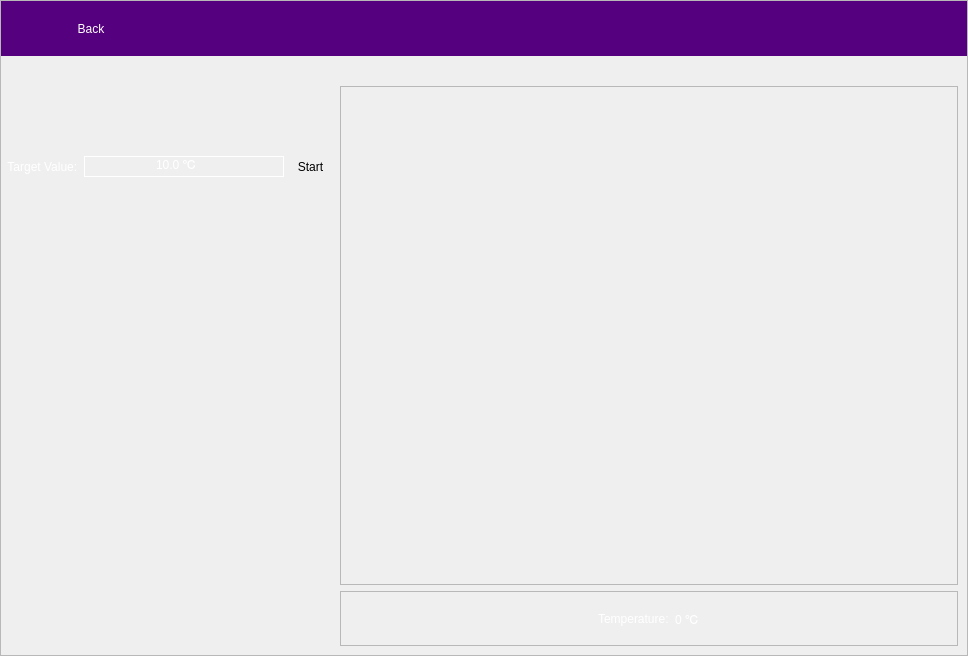
<?xml version="1.0" encoding="UTF-8"?>
<ui version="4.0">
 <class>TemperatureWindow</class>
 <widget class="QFrame" name="TemperatureWindow">
  <property name="geometry">
   <rect>
    <x>0</x>
    <y>0</y>
    <width>968</width>
    <height>656</height>
   </rect>
  </property>
  <property name="windowTitle">
   <string>Frame</string>
  </property>
  <property name="frameShape">
   <enum>QFrame::StyledPanel</enum>
  </property>
  <property name="frameShadow">
   <enum>QFrame::Raised</enum>
  </property>
  <layout class="QVBoxLayout" name="verticalLayout_2" stretch="0,1">
   <property name="spacing">
    <number>0</number>
   </property>
   <property name="leftMargin">
    <number>0</number>
   </property>
   <property name="topMargin">
    <number>0</number>
   </property>
   <property name="rightMargin">
    <number>0</number>
   </property>
   <property name="bottomMargin">
    <number>0</number>
   </property>
   <item>
    <widget class="QFrame" name="frameHeader">
     <property name="minimumSize">
      <size>
       <width>0</width>
       <height>55</height>
      </size>
     </property>
     <property name="styleSheet">
      <string notr="true">QToolButton{
	color:white;
	font: 75 20pt &quot;微软雅黑&quot;;
}

QToolButton::disabled{
	color:darkgray;
}

QFrame#frameHeader {
	background-color: rgb(85, 0, 127);
}</string>
     </property>
     <property name="frameShape">
      <enum>QFrame::NoFrame</enum>
     </property>
     <property name="frameShadow">
      <enum>QFrame::Raised</enum>
     </property>
     <layout class="QHBoxLayout" name="horizontalLayout" stretch="0,1">
      <property name="leftMargin">
       <number>0</number>
      </property>
      <property name="topMargin">
       <number>0</number>
      </property>
      <property name="rightMargin">
       <number>0</number>
      </property>
      <property name="bottomMargin">
       <number>0</number>
      </property>
      <item>
       <widget class="QToolButton" name="toolButtonBack">
        <property name="sizePolicy">
         <sizepolicy hsizetype="Fixed" vsizetype="Preferred">
          <horstretch>0</horstretch>
          <verstretch>0</verstretch>
         </sizepolicy>
        </property>
        <property name="minimumSize">
         <size>
          <width>180</width>
          <height>0</height>
         </size>
        </property>
        <property name="text">
         <string>Back</string>
        </property>
        <property name="autoRaise">
         <bool>true</bool>
        </property>
       </widget>
      </item>
      <item>
       <spacer name="horizontalSpacer">
        <property name="orientation">
         <enum>Qt::Horizontal</enum>
        </property>
        <property name="sizeHint" stdset="0">
         <size>
          <width>40</width>
          <height>20</height>
         </size>
        </property>
       </spacer>
      </item>
     </layout>
    </widget>
   </item>
   <item>
    <layout class="QHBoxLayout" name="horizontalLayout_3" stretch="0,1">
     <property name="spacing">
      <number>0</number>
     </property>
     <item>
      <layout class="QVBoxLayout" name="verticalLayout" stretch="0,1">
       <property name="spacing">
        <number>0</number>
       </property>
       <item>
        <widget class="QFrame" name="frameController">
         <property name="minimumSize">
          <size>
           <width>0</width>
           <height>55</height>
          </size>
         </property>
         <property name="styleSheet">
          <string notr="true">QSpinBox, QDoubleSpinBox, QDateTimeEdit {
	border: 1px solid white;
	font: 12pt &quot;微软雅黑&quot;;
	color:white;
	background: transparent;
}

QSpinBox::up-button, QDoubleSpinBox::up-button, QDateTimeEdit::up-button {
	subcontrol-origin:border;
	subcontrol-position:right;
	padding-left: 10px;
	image: url(:/temperature_icons/arrow_right.png);
	width: 24px;height: 28px; right:5px;
}
QSpinBox::down-button, QDoubleSpinBox::down-button, QDateTimeEdit::down-button {
	subcontrol-origin:border;
	subcontrol-position:left;
	padding-right: 10px;
	image: url(:/temperature_icons/arrow_left.png);
	width: 24px;height: 28px; left:5px;
}
QSpinBox::up-button:pressed, QDoubleSpinBox::up-button:pressed, QDateTimeEdit::up-button:pressed {
	subcontrol-origin:border;
	subcontrol-position:right;
	image: url(:/temperature_icons/arrow_right.png);
	width: 23px;height: 27px;
}
QSpinBox::down-button:pressed, QDoubleSpinBox::down-button:pressed, QDateTimeEdit::down-button:pressed {
	subcontrol-position:left;
	image: url(:/temperature_icons/arrow_left.png);
	width: 23px;height: 27px;
}
QSpinBox::disabled, QDoubleSpinBox::disabled, QDateTimeEdit::disabled {
	color:darkgray;
}

QLabel {
	color:white;
	font: 12pt &quot;微软雅黑&quot;;
}</string>
         </property>
         <property name="frameShape">
          <enum>QFrame::NoFrame</enum>
         </property>
         <property name="frameShadow">
          <enum>QFrame::Raised</enum>
         </property>
         <layout class="QHBoxLayout" name="horizontalLayout_2" stretch="0,1,0">
          <property name="leftMargin">
           <number>0</number>
          </property>
          <property name="topMargin">
           <number>100</number>
          </property>
          <property name="rightMargin">
           <number>0</number>
          </property>
          <property name="bottomMargin">
           <number>9</number>
          </property>
          <item>
           <widget class="QLabel" name="labelTarget">
            <property name="minimumSize">
             <size>
              <width>0</width>
              <height>0</height>
             </size>
            </property>
            <property name="text">
             <string>  Target Value:</string>
            </property>
           </widget>
          </item>
          <item>
           <widget class="QDoubleSpinBox" name="doubleSpinBoxTarget">
            <property name="sizePolicy">
             <sizepolicy hsizetype="Minimum" vsizetype="Preferred">
              <horstretch>0</horstretch>
              <verstretch>0</verstretch>
             </sizepolicy>
            </property>
            <property name="minimumSize">
             <size>
              <width>200</width>
              <height>0</height>
             </size>
            </property>
            <property name="maximumSize">
             <size>
              <width>16777215</width>
              <height>51</height>
             </size>
            </property>
            <property name="alignment">
             <set>Qt::AlignCenter</set>
            </property>
            <property name="suffix">
             <string> ℃</string>
            </property>
            <property name="decimals">
             <number>1</number>
            </property>
            <property name="minimum">
             <double>10.000000000000000</double>
            </property>
            <property name="maximum">
             <double>120.000000000000000</double>
            </property>
           </widget>
          </item>
          <item>
           <widget class="QToolButton" name="toolButtonRun">
            <property name="text">
             <string>Start</string>
            </property>
            <property name="icon">
             <iconset resource="temperaturewindow.qrc">
              <normaloff>:/temperature_icons/run.png</normaloff>:/temperature_icons/run.png</iconset>
            </property>
            <property name="iconSize">
             <size>
              <width>48</width>
              <height>48</height>
             </size>
            </property>
            <property name="autoRaise">
             <bool>true</bool>
            </property>
           </widget>
          </item>
         </layout>
        </widget>
       </item>
       <item>
        <widget class="QFrame" name="frameKeyboard">
         <property name="frameShape">
          <enum>QFrame::NoFrame</enum>
         </property>
         <property name="frameShadow">
          <enum>QFrame::Raised</enum>
         </property>
        </widget>
       </item>
      </layout>
     </item>
     <item>
      <widget class="QFrame" name="frameShow">
       <property name="frameShape">
        <enum>QFrame::NoFrame</enum>
       </property>
       <property name="frameShadow">
        <enum>QFrame::Raised</enum>
       </property>
       <layout class="QVBoxLayout" name="verticalLayout_3" stretch="1,0">
        <property name="topMargin">
         <number>30</number>
        </property>
        <item>
         <widget class="QFrame" name="frameDial">
          <property name="frameShape">
           <enum>QFrame::StyledPanel</enum>
          </property>
          <property name="frameShadow">
           <enum>QFrame::Raised</enum>
          </property>
         </widget>
        </item>
        <item>
         <widget class="QFrame" name="frameTemperarture">
          <property name="minimumSize">
           <size>
            <width>0</width>
            <height>55</height>
           </size>
          </property>
          <property name="styleSheet">
           <string notr="true">QLabel {
	color:white;
	font: 20pt &quot;微软雅黑&quot;;
}</string>
          </property>
          <property name="frameShape">
           <enum>QFrame::StyledPanel</enum>
          </property>
          <property name="frameShadow">
           <enum>QFrame::Raised</enum>
          </property>
          <layout class="QHBoxLayout" name="horizontalLayout_4">
           <property name="leftMargin">
            <number>0</number>
           </property>
           <property name="topMargin">
            <number>0</number>
           </property>
           <property name="rightMargin">
            <number>0</number>
           </property>
           <property name="bottomMargin">
            <number>0</number>
           </property>
           <item>
            <spacer name="horizontalSpacer_2">
             <property name="orientation">
              <enum>Qt::Horizontal</enum>
             </property>
             <property name="sizeHint" stdset="0">
              <size>
               <width>183</width>
               <height>20</height>
              </size>
             </property>
            </spacer>
           </item>
           <item>
            <widget class="QLabel" name="labelTemperature">
             <property name="text">
              <string>Temperature:</string>
             </property>
            </widget>
           </item>
           <item>
            <widget class="QLabel" name="labelShowTemperature">
             <property name="styleSheet">
              <string notr="true"/>
             </property>
             <property name="frameShape">
              <enum>QFrame::NoFrame</enum>
             </property>
             <property name="text">
              <string>0 ℃</string>
             </property>
            </widget>
           </item>
           <item>
            <spacer name="horizontalSpacer_3">
             <property name="orientation">
              <enum>Qt::Horizontal</enum>
             </property>
             <property name="sizeHint" stdset="0">
              <size>
               <width>183</width>
               <height>20</height>
              </size>
             </property>
            </spacer>
           </item>
          </layout>
         </widget>
        </item>
       </layout>
      </widget>
     </item>
    </layout>
   </item>
  </layout>
 </widget>
 <resources>
  <include location="temperaturewindow.qrc"/>
 </resources>
 <connections/>
</ui>
